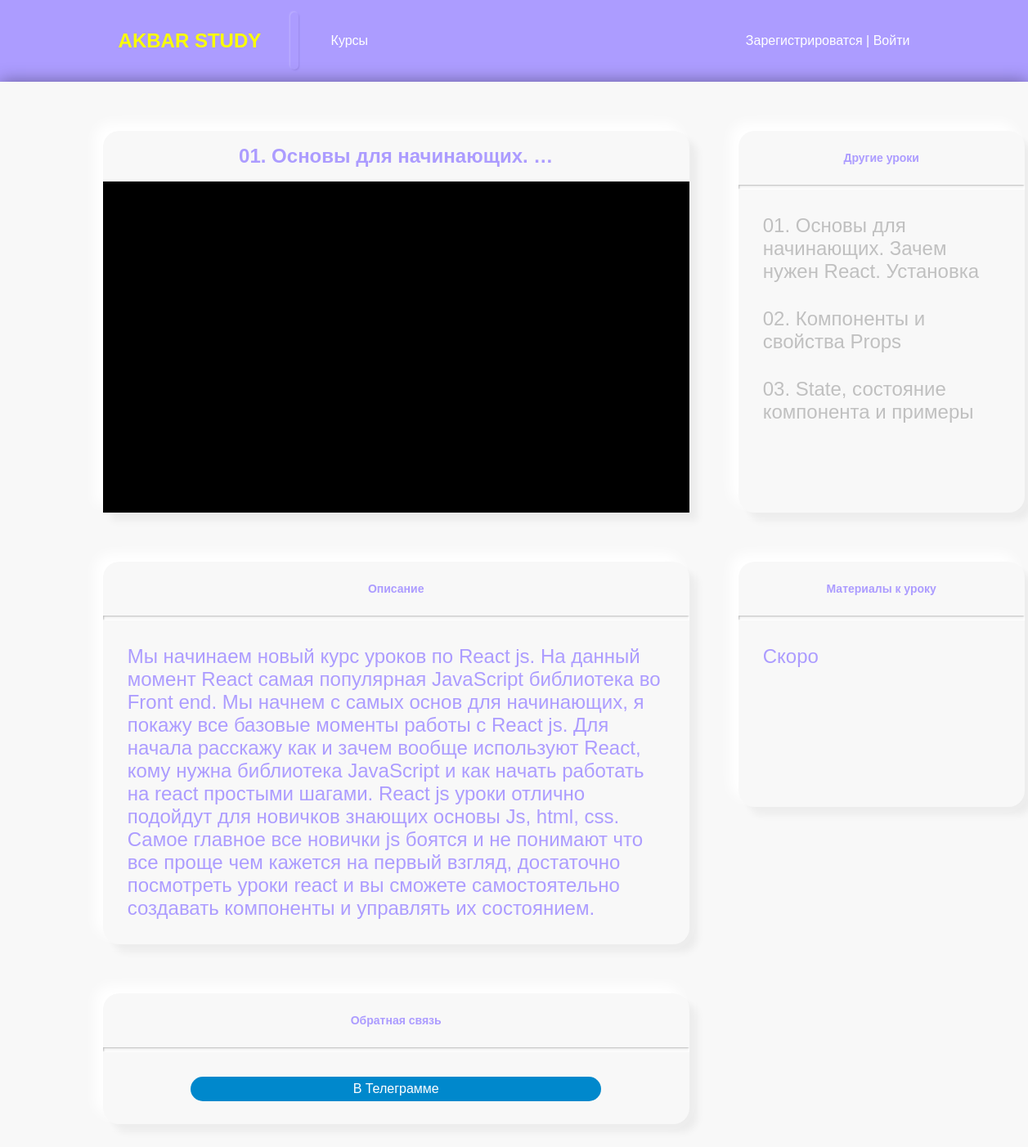
/lesson/1/3, run on the app's committed database.
### courses/models.py (models this page shows)
class Lesson(models.Model):
    name = models.CharField(max_length=150, verbose_name='Название')
    url = models.URLField(verbose_name='Ссылка на урок')
    content = models.TextField(verbose_name='Описание', blank=True)
    publish = models.BooleanField(default=True, verbose_name='Опубликовать?')
    course = models.ForeignKey(Course, verbose_name='Курс', on_delete=models.PROTECT)
    class Meta:
        verbose_name = 'Урок'
        verbose_name_plural = 'Уроки'

### courses/views.py (the view)
# urls.py: path('lesson/<int:lesson_id>/<int:course_id>', show_lesson, name='lesson'),
def show_lesson(request, lesson_id, course_id):
    courses = Course.objects.all()
    lesson = Lesson.objects.get(id=lesson_id)
    lessons = Lesson.objects.filter(course=course_id)
    context = {'lesson': lesson, 'lessons': lessons, 'courses': courses}
    return render(request, 'courses/lesson_page.html', context)

### courses/templates/courses/lesson_page.html
{% extends "layout/basic.html" %}
{% load static %}
{% block content %}
<div class="wrapper-course">
    <div class="video grey-shadow-drop">
        <h1>{{ lesson.name|truncatewords_html:4|safe }}</h1>
        <div class="youtube"><iframe src="{{ lesson.url }}" frameborder="0" allow="accelerometer; autoplay; encrypted-media; gyroscope; picture-in-picture" allowfullscreen></iframe></div>
    </div>
    <div class="grey-shadow-drop">
        <h3>Другие уроки</h3>
        <div class="line"></div>
        {% for lesson in lessons %}
            {% url 'lesson' course_id=lesson.course.id lesson_id=lesson.pk as url %}
            <a href="{{ url }}{{ all }}"><h2 class="pointer1">{{ lesson.name }}</h2></a>
        {% endfor %}
    </div>
    <div class="hsomeworks grey-shadow-drop">
        <h3>Описание</h3>
        <div class="line"></div>
        <h2>{{ lesson.content }}</h2>
    </div>
    <div class="materials grey-shadow-drop">
        <h3>Материалы к уроку</h3>
        <div class="line"></div>
        <a href="#"><h2 class="pointer1">Скоро</h2></a>
    </div>
    <div class="homework_done grey-shadow-drop">
        <h3>Обратная связь</h3>
        <div class="line"></div>
        <a href="https://t.me/KINGokER"><div class="button_home">В Телеграмме</div></a>
    </div>
</div>
{% endblock %}

### courses/static/css/style.css (style rules this page uses)
* { margin: 0; padding: 0; }
body { font-family: 'Rubik', sans-serif; position: absolute; display: grid; align-items: center; min-height: 100%; width: 100%; background-color: #AC9CFF; }
a { text-decoration: none; justify-content: center; align-items: center; color: #000; }
.grey-shadow-drop { box-shadow: -10px -10px 15px #FFFFFF, 10px 10px 10px rgba(0, 0, 0, 0.05); border-radius: 20px; background: #F8F8F8; }
.wrapper-course { color: #AC9CFF; display: grid; grid-template-columns: 717px 350px; grid-column-gap: 60px; grid-row-gap: 60px; width: 80%; margin: 60px auto 60px auto; }
.wrapper-course h1 { font-weight: bold; font-size: 24px; margin-top: 17px; }
.wrapper-course h2 { margin: 30px 30px 30px 30px; font-size: 24px; font-weight: 300; }
.wrapper-course h3 { font-weight: bold; text-align: center; margin-top: 25px; font-size: 14px; }
.video { border-radius: 20px 20px 0px 0px; height: 467px; text-align: center; overflow: hidden; }
.youtube { width: 100%; height: 407px; background-color: #000; margin-top: 17px; }
.line { margin-top: 25px; width: 100%; height: 6px; background-color: #F8F8F8; box-shadow: inset -1px -1px 2px #FFFFFF, inset 1px 1px 2px rgba(0, 0, 0, 0.25); }
.materials { height: 300px; }
.materials h2 { color: #AC9CFF; }
.pointer1 { color: #C0C0C0; cursor: pointer; transition-duration: 0.3s; }
.homework_done { height: 160px; }
.button_home { display: grid; justify-content: center; align-items: center; color: #fff; height: 30px; width: 70%; margin: 0 auto; background-color: #0088cc; border-radius: 15px; margin-top: 30px; }
iframe { width: 100%; height: 100%; }

### data on the page
Lesson: name "01. Основы для начинающих. …", name "01. Основы для начинающих. Зачем нужен React. Установка", content "Мы начинаем новый курс уроков по React js. На данный момент React самая популярная JavaScript библиотека во Front end. Мы начнем с самых основ для начинающих, я покажу все базовые моменты работы с React js. Для начала расскажу как и зачем вообще используют React, кому нужна библиотека JavaScript и как начать работать на react простыми шагами. React js уроки отлично подойдут для новичков знающих основы Js, html, css. Самое главное все новички js боятся и не понимают что все проще чем кажется на первый взгляд, достаточно посмотреть уроки react и вы сможете самостоятельно создавать компоненты и управлять их состоянием."
Lesson: name "02. Компоненты и свойства Props"
Lesson: name "03. State, состояние компонента и примеры"
